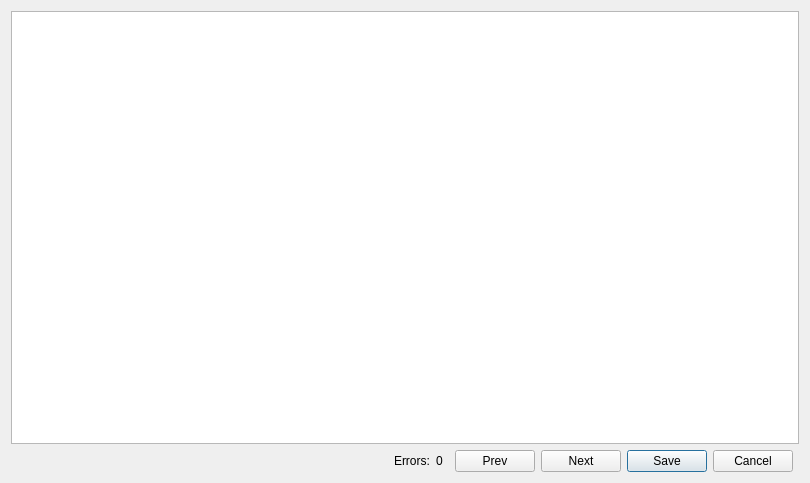
<?xml version="1.0" encoding="UTF-8"?>
<ui version="4.0">
 <class>ErrorEditDialog</class>
 <widget class="QDialog" name="ErrorEditDialog">
  <property name="geometry">
   <rect>
    <x>0</x>
    <y>0</y>
    <width>810</width>
    <height>483</height>
   </rect>
  </property>
  <property name="windowTitle">
   <string>Edit Erroneous Fields</string>
  </property>
  <property name="windowIcon">
   <iconset resource="../images.qrc">
    <normaloff>:/icon32.ico</normaloff>:/icon32.ico</iconset>
  </property>
  <layout class="QGridLayout" name="gridLayout">
   <item row="3" column="2">
    <widget class="QLabel" name="lableErrorNums">
     <property name="text">
      <string>0</string>
     </property>
    </widget>
   </item>
   <item row="3" column="6">
    <widget class="QPushButton" name="save">
     <property name="maximumSize">
      <size>
       <width>798</width>
       <height>16777215</height>
      </size>
     </property>
     <property name="text">
      <string>Save</string>
     </property>
    </widget>
   </item>
   <item row="3" column="5">
    <widget class="QPushButton" name="nextButton">
     <property name="text">
      <string>Next</string>
     </property>
    </widget>
   </item>
   <item row="0" column="0" colspan="9">
    <widget class="QTableWidget" name="tableWidget">
     <property name="editTriggers">
      <set>QAbstractItemView::AllEditTriggers</set>
     </property>
    </widget>
   </item>
   <item row="3" column="4">
    <widget class="QPushButton" name="prevButton">
     <property name="text">
      <string>Prev</string>
     </property>
    </widget>
   </item>
   <item row="3" column="7">
    <widget class="QPushButton" name="cancel">
     <property name="text">
      <string>Cancel</string>
     </property>
    </widget>
   </item>
   <item row="3" column="1">
    <widget class="QLabel" name="label">
     <property name="text">
      <string>Errors:</string>
     </property>
    </widget>
   </item>
   <item row="3" column="0">
    <spacer name="horizontalSpacer">
     <property name="orientation">
      <enum>Qt::Horizontal</enum>
     </property>
     <property name="sizeHint" stdset="0">
      <size>
       <width>40</width>
       <height>20</height>
      </size>
     </property>
    </spacer>
   </item>
  </layout>
 </widget>
 <resources>
  <include location="../images.qrc"/>
 </resources>
 <connections/>
</ui>
